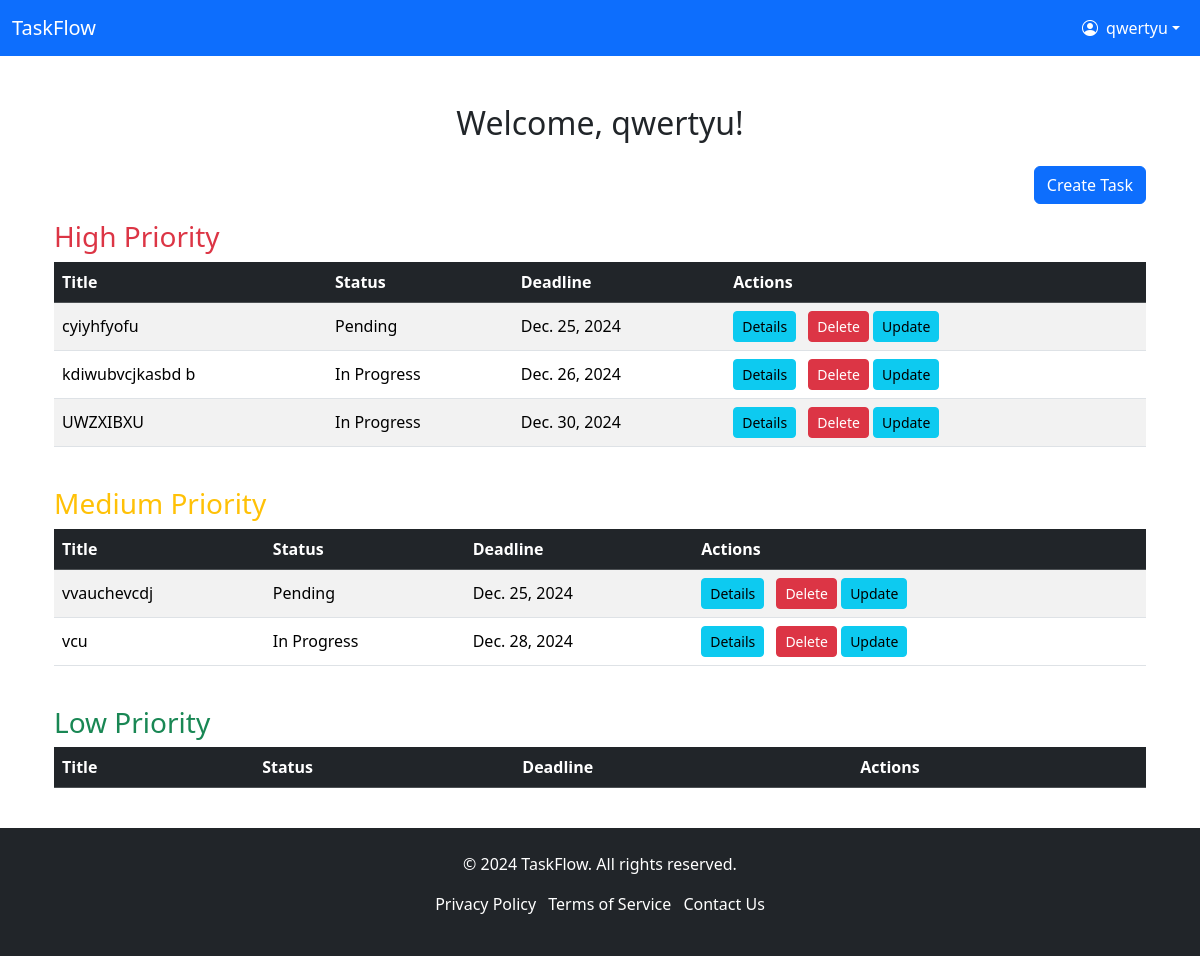
/dashboard/ (signed in), run on the app's committed database.
### tasks/models.py (models this page shows, shortened)
class Task(models.Model):
    PRIORITY_CHOICES = [
        ('H', 'High'),
        ('M', 'Medium'),
        ('L', 'Low'),
    ]
    STATUS_CHOICES = [
        ('P', 'Pending'),
        ('IP', 'In Progress'),
        ('C', 'Completed'),
    ]
    user = models.ForeignKey(User, on_delete=models.CASCADE)
    title = models.CharField(max_length=200)
    description = models.TextField()
    priority = models.CharField(max_length=1, choices=PRIORITY_CHOICES)
    status = models.CharField(max_length=2, choices=STATUS_CHOICES, default='P')
    deadline = models.DateField()

### tasks/views.py (the view)
# urls.py: path('dashboard/', views.dashboard, name='dashboard'),
@login_required
def dashboard(request):
    tasks = Task.objects.filter(user=request.user).order_by('priority', 'deadline')
    today = date.today()
    upcoming_tasks = tasks.filter(deadline__gte=today)
    past_due_tasks = tasks.filter(deadline__lt=today)
    def categorize_by_priority(tasks):
        return {
            'High': tasks.filter(priority='high'),
            'Medium': tasks.filter(priority='medium'),
            'Low': tasks.filter(priority='low'),
        }
    categorized_upcoming = categorize_by_priority(upcoming_tasks)
    categorized_past_due = categorize_by_priority(past_due_tasks)
    context = {
        'categorized_upcoming': categorized_upcoming,
        'categorized_past_due': categorized_past_due,
    }
    return render(request, 'dashboard.html', {'tasks': tasks})

### tasks/templates/dashboard.html (shortened to what this page needs)
{% extends 'base.html' %}
{% block content %}
<div class="container mt-5">
    <h2 class="text-center mb-4">Welcome, {{ user.username }}!</h2>
    <div class="d-flex justify-content-end mb-3">
        <a href="{% url 'create_task' %}" class="btn btn-primary">Create Task</a>
    </div>
    <div class="mb-4">
        <h3 class="text-danger">High Priority</h3>
        <div class="table-responsive">
            <table class="table table-striped table-hover align-middle">
                <thead class="table-dark">
                    <tr>
                        <th scope="col">Title</th>
                        <th scope="col">Status</th>
                        <th scope="col">Deadline</th>
                        <th scope="col">Actions</th>
                    </tr>
                </thead>
                <tbody>
                    {% for task in tasks %}
                        {% if task.get_priority_display == "High" %}
                        <tr>
                            <td>{{ task.title }}</td>
                            <td>{{ task.get_status_display }}</td>
                            <td>{{ task.deadline }}</td>
                            <td>
                                <a href="{% url 'task_details' task.id %}" class="btn btn-info btn-sm me-2">Details</a>
                                <form action="{% url 'delete_task' task.id %}" method="post" class="d-inline">
                                    <button type="submit" class="btn btn-danger btn-sm">Delete</button>
                                </form>
                                <a href="{% url 'update_task' task.id %}" class="btn btn-info btn-sm me-2">Update</a>
                            </td>
                        </tr>
                        {% endif %}
                    {% empty %}
                    <tr>
                        <td colspan="4" class="text-center">No high-priority tasks available.</td>
                    </tr>
                    {% endfor %}
                </tbody>
            </table>
        </div>
    </div>
    <div class="mb-4">
        <h3 class="text-warning">Medium Priority</h3>
        <div class="table-responsive">
            <table class="table table-striped table-hover align-middle">
                <thead class="table-dark">
                    <tr>
                        <th scope="col">Title</th>
                        <th scope="col">Status</th>
                        <th scope="col">Deadline</th>
                        <th scope="col">Actions</th>
                    </tr>
                </thead>
                <tbody>
                    {% for task in tasks %}
                        {% if task.get_priority_display == "Medium" %}
                        <tr>
                            <td>{{ task.title }}</td>
                            <td>{{ task.get_status_display }}</td>
                            <td>{{ task.deadline }}</td>
                            <td>
                                <a href="{% url 'task_details' task.id %}" class="btn btn-info btn-sm me-2">Details</a>
                                <form action="{% url 'delete_task' task.id %}" method="post" class="d-inline">
                                    <button type="submit" class="btn btn-danger btn-sm">Delete</button>
                                </form>
                                <a href="{% url 'update_task' task.id %}" class="btn btn-info btn-sm me-2">Update</a>
                            </td>
                        </tr>
                        {% endif %}
                    {% empty %}
                    <tr>
                        <td colspan="4" class="text-center">No medium-priority tasks available.</td>
                    </tr>
                    {% endfor %}
                </tbody>
            </table>
        </div>
    </div>
    <div class="mb-4">
        <h3 class="text-success">Low Priority</h3>
        <div class="table-responsive">
            <table class="table table-striped table-hover align-middle">
                <thead class="table-dark">
                    <tr>
                        <th scope="col">Title</th>
                        <th scope="col">Status</th>
                        <th scope="col">Deadline</th>
                        <th scope="col">Actions</th>
                    </tr>
                </thead>
            </table>
        </div>
    </div>
</div>
{% endblock %}

### tasks/templates/base.html (shortened to what this page needs)
<!DOCTYPE html>
<html lang="en">
<head>
    {% load static %}
    <link rel="stylesheet" href="{% static 'css/bootstrap/css/bootstrap.min.css' %}" >
    <link href="https://cdn.jsdelivr.net/npm/bootstrap-icons/font/bootstrap-icons.css" rel="stylesheet">
</head>
<body>
    <nav class="navbar navbar-expand-lg navbar-dark bg-primary">
        <div class="container-fluid">
            <a class="navbar-brand" href="{% url 'index' %}">TaskFlow</a>
            <div class="collapse navbar-collapse" id="navbarNav">
                <ul class="navbar-nav ms-auto">
                    {% if user.is_authenticated %}
                       <li class="nav-item dropdown">
                        <a class="nav-link dropdown-toggle d-flex align-items-center" href="#" id="userDropdown" role="button">
                            <i class="bi bi-person-circle me-2"></i> {{ user.username }}
                        </a>
                    </li>
                    {% else %}
                        <li class="nav-item"><a class="nav-link" href="{% url 'login' %}">Login</a></li>
                        <li class="nav-item"><a class="nav-link" href="{% url 'register' %}">Register</a></li>
                    {% endif %}
                </ul>
            </div>
        </div>
    </nav>
    <div class="container mt-4">
        {% block content %}
        {% endblock %}
    </div>
    <footer class="bg-dark text-white py-4">
        <div class="container text-center">
            <p>&copy; 2024 TaskFlow. All rights reserved.</p>
            <ul class="list-inline">
                <li class="list-inline-item"><a href="#" class="text-white text-decoration-none">Privacy Policy</a></li>
                <li class="list-inline-item"><a href="#" class="text-white text-decoration-none">Terms of Service</a></li>
                <li class="list-inline-item"><a href="{% url 'contact us' %}" class="text-white text-decoration-none" >Contact Us</a></li>
            </ul>
        </div>
    </footer>
</body>
</html>

### tasks/templates/base.html (style rules this page uses)
.navbar { background-color: #007bff; }
.navbar-brand, .nav-link, .dropdown-item { color: #ffffff !important; }
footer { background-color: #f8f9fa; padding: 20px 0; }

### data on the page
Task: title "cyiyhfyofu", status "Pending", deadline "Dec. 25, 2024"
Task: title "kdiwubvcjkasbd b", status "In Progress", deadline "Dec. 26, 2024"
Task: title "UWZXIBXU", status "In Progress", deadline "Dec. 30, 2024"
Task: title "vvauchevcdj", status "Pending", deadline "Dec. 25, 2024"
Task: title "vcu", status "In Progress", deadline "Dec. 28, 2024"

### other printed values
{{ user.username }} "qwertyu"
